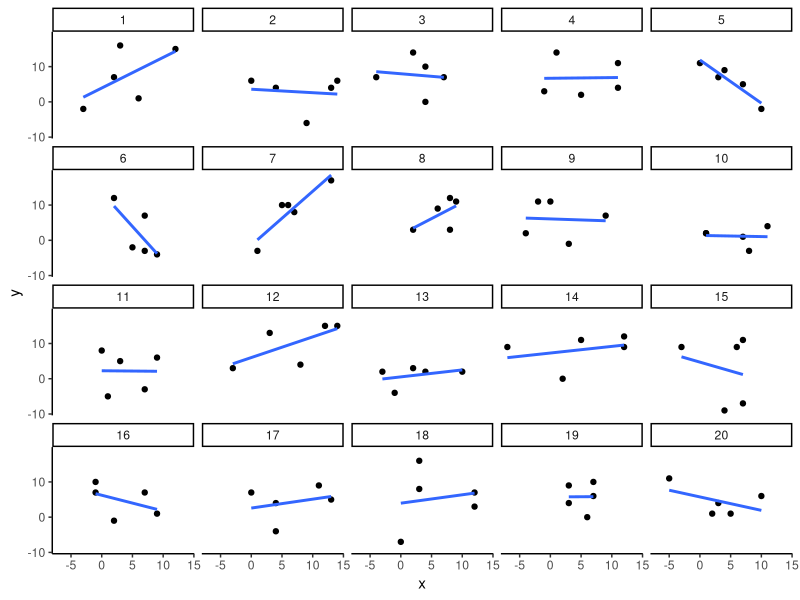
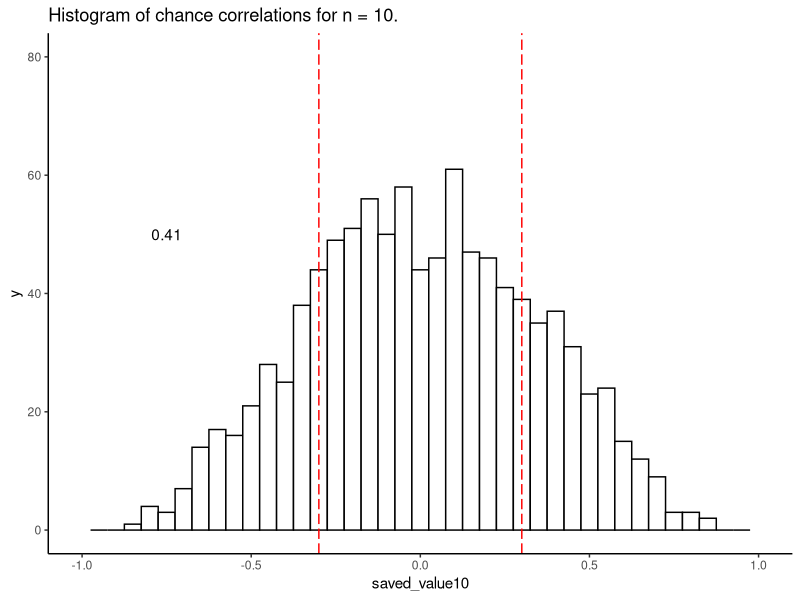
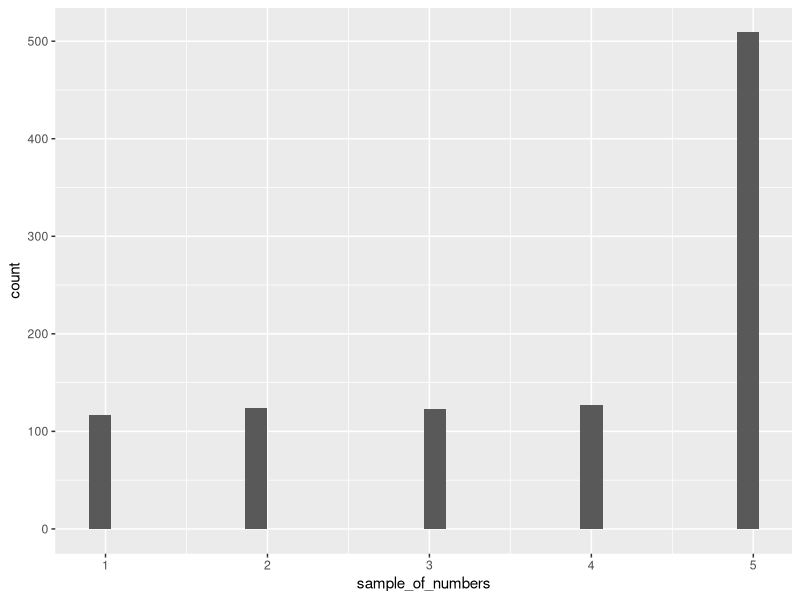
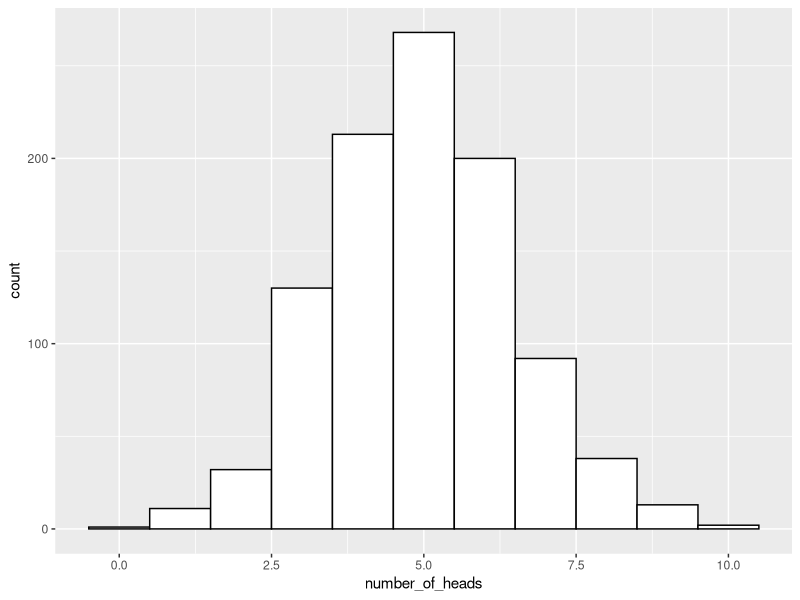
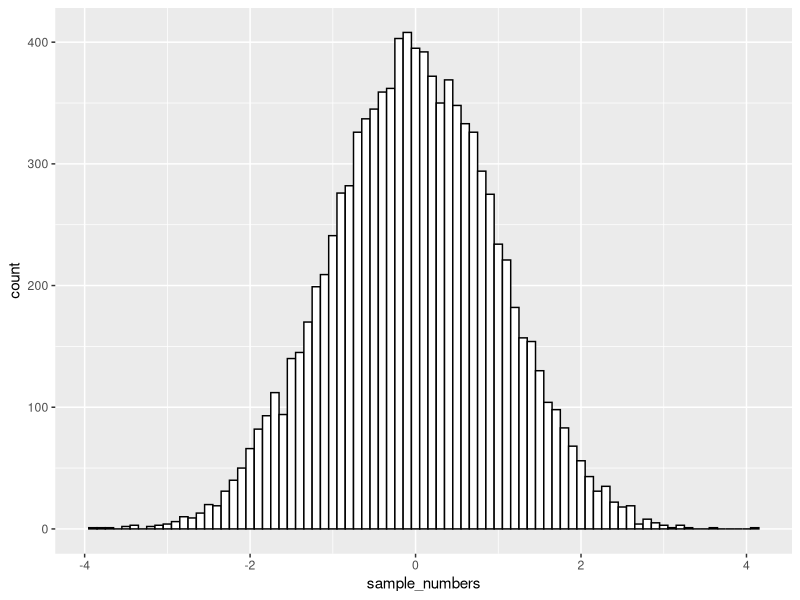
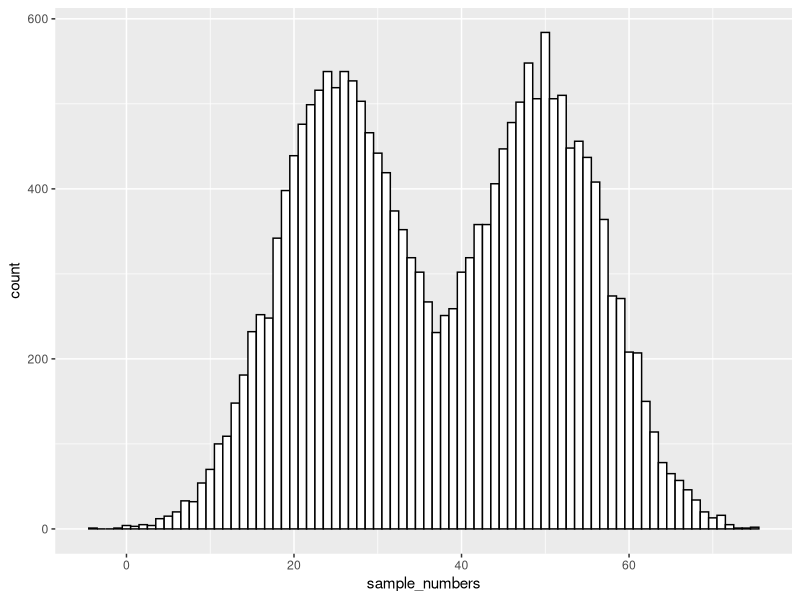
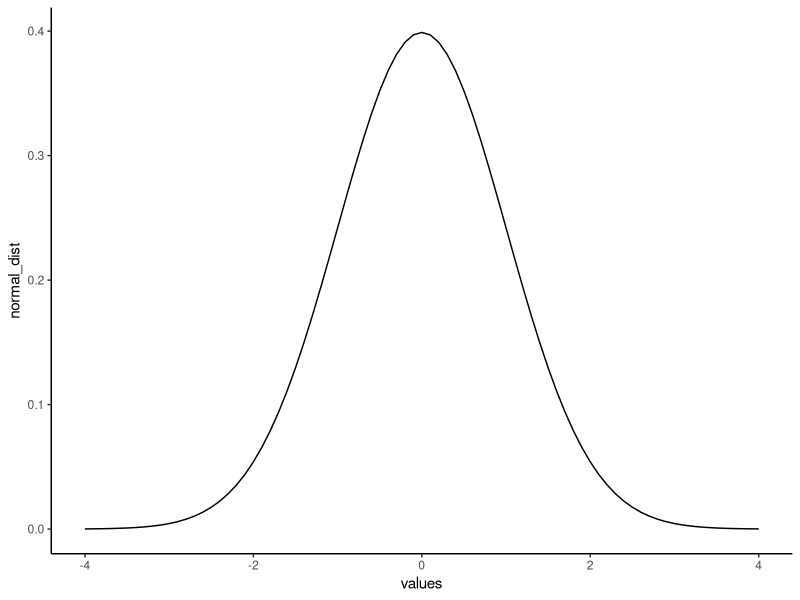
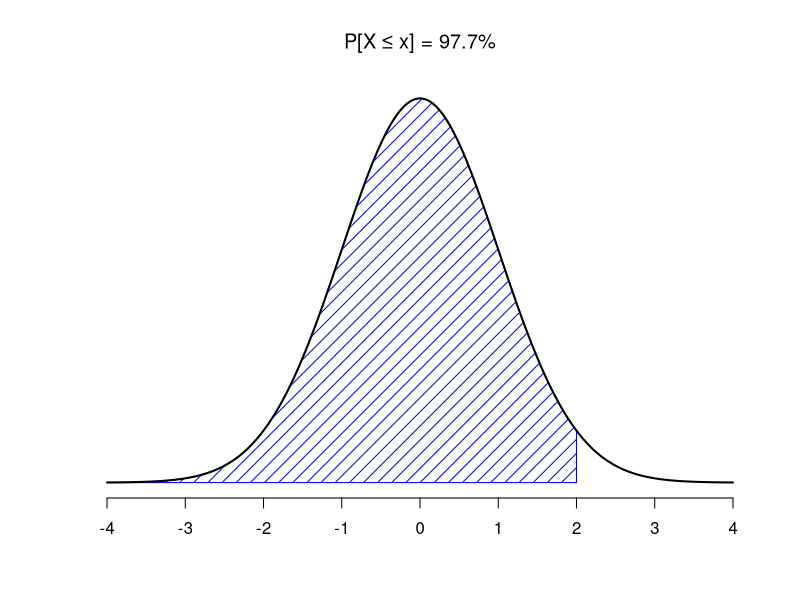

Write R code to recreate these figures, in order.
## ---- chunk 1
library(tidyverse)

x<-round(rnorm(5*20,5,5)) # rnorm draws random numbers from a normal distribution
y<-round(rnorm(5*20,5,5)) 
conditions<-rep(1:20, each=5)

all_df <- data.frame(conditions, x, y)

ggplot(all_df, aes(x=x,y=y))+
  geom_point()+
  geom_smooth(method=lm, se=FALSE)+
  facet_wrap(~conditions)+
  theme_classic()

## ---- chunk 2
saved_value <- c() # create empty variable
for (i in 1:5) { # loop over code between {} 5 times
  x <- rnorm(n=10, mean=0, sd=5) # generate normally distributed random variables
  y <- rnorm(n=10, mean=0, sd=5)
  saved_value[i] <- sum(x*y) # save the sum of the product of x*y in saved_value
}

min(saved_value)
max(saved_value)

## ---- chunk 3

# generate correlations
saved_value10 <- c() # create empty variable
for (i in 1:1000) {
  x <- rnorm(n=10, mean=1, sd=10) # n = 10
  y <- rnorm(n=10, mean=1, sd=10)
  saved_value10[i] <- cor(x,y)
}

df_cor <- data.frame(saved_value10)
# find proportion of correlations below -0.3 and above +0.3
prop_cor <- mean(saved_value10 < -0.3 | saved_value10 > 0.3)

# n = 10
ggplot(df_cor, aes(x=saved_value10)) + 
  geom_histogram(binwidth=0.05,fill="white",color="black") +
  geom_vline(xintercept = c(-0.3,0.3), colour = "red", linetype = "longdash")+
  annotate("text",label=prop_cor,x=-0.75,y=50)+
  xlim(-1,1)+
  ylim(0,80)+
  theme_classic()+
  ggtitle("Histogram of chance correlations for n = 10.")

## ---- chunk 4
gumballs <- c("A","B")
sample_of_gumballs <-sample(gumballs, 10, replace=TRUE)
sample_of_gumballs
## ---- chunk 5
some_numbers <- c(1,2,3,4,5,5,5,5)
sample_of_numbers <-sample(some_numbers, 20, replace=TRUE)
sample_of_numbers
## ---- chunk 6
some_numbers <- c(1,2,3,4,5,5,5,5)
sample_of_numbers <-sample(some_numbers, 1000, replace=TRUE)
sample_df <- data.frame(sample_of_numbers)

ggplot(sample_df,aes(x=sample_of_numbers)) + 
  geom_histogram()

## ---- chunk 7
coin_flips <- rbinom(10,1,.5)
coin_flips

## ---- chunk 8
coin_flips <- rbinom(10,1,.5)
sum(coin_flips)
## ---- chunk 9
number_of_heads<-length(1000) # make an empty variable to save things in

for(i in 1:1000){
  number_of_heads[i] <- sum(rbinom(10,1,.5))
}

heads_df <- data.frame(number_of_heads)

ggplot(heads_df,aes(x=number_of_heads)) +
  geom_histogram(binwidth=1,fill="white",color="black") 

## ---- chunk 10

sample_numbers <- rnorm(10000,0,1) # sample n = 10,000 numbers with mean = 0 and sd=1
sample_df <- data.frame(sample_numbers)

ggplot(sample_df,aes(x=sample_numbers)) +
  geom_histogram(binwidth=0.1,fill="white",color="black") 


## ---- chunk 11
sample_numbers <- ( c( rnorm(10000,25,7.5), rnorm(10000,50,7.5)) )
sample_df <- data.frame(sample_numbers)

ggplot(sample_df,aes(x=sample_numbers)) +
  geom_histogram(binwidth=1,fill="white",color="black") 


## ---- chunk 12
normal_dist <- dnorm(seq(-4,4,.1), 0, 1)
values <-seq(-4,4,.1)
normal_df <-data.frame(values,normal_dist)

ggplot(normal_df, aes(x=values,y=normal_dist))+
  geom_line()+
  theme_classic()

## ---- chunk 13
pnorm(0, mean = 0, sd= 1)
## ---- chunk 14
pnorm(2, mean = 0, sd= 1)
## ---- chunk 15

plotNormArea <- function( a,b ) { # a = lower s.d., b = upper s.d.
  plot.new()
  w<-4
  plot.window( xlim = c(-w,w), ylim = c(0,.4))
  xval <- seq( max(a,-w),min(b,w),.01)
  yval <- dnorm(xval,0,1)
  end <- length(xval)
  polygon( c(xval[1],xval,xval[end]), 
           c(0,yval,0),
           col="blue",
           density = 10 
  )
  xval <- seq(-w,w,.01)
  yval <- dnorm( xval, 0, 1)				
  lines( xval,yval, lwd=2, col="black" )
  axis( side=1, at=-w:w )
  area <- abs(pnorm(b,0,1)-pnorm(a,0,1))
  title( main= paste("P[X ≤ x] = ",round(area*100,1),"%", sep=""), font.main=1 )
  
}

plotNormArea(-4,2)
  
## ---- chunk 16

plotNormArea <- function( a,b ) { # a = lower s.d., b = upper s.d.
  plot.new()
  w<-4
  plot.window( xlim = c(-w,w), ylim = c(0,.4))
  xval <- seq( max(a,-w),min(b,w),.01)
  yval <- dnorm(xval,0,1)
  end <- length(xval)
  polygon( c(xval[1],xval,xval[end]), 
           c(0,yval,0),
           col="blue",
           density = 10 
  )
  xval <- seq(-w,w,.01)
  yval <- dnorm( xval, 0, 1)				
  lines( xval,yval, lwd=2, col="black" )
  axis( side=1, at=-w:w )
  area <- abs(pnorm(b,0,1)-pnorm(a,0,1))
  title( main= paste("P[X ≥ x] = ",round(area*100,1),"%", sep=""), font.main=1 )
  
}

plotNormArea(2,4)
  
## ---- chunk 17
pnorm(2, mean = 0, sd= 1,lower.tail = FALSE)
## ---- chunk 18
set.seed(123)
some_numbers <- rnorm(20,50,25) # 20 numbers, mean = 50, s.d. = 25
print(some_numbers)
## ---- chunk 19
some_numbers <- rnorm(20,50,25) # 20 numbers, mean = 50, s.d. = 25
## ---- chunk 20
my_mean <- mean(some_numbers)
my_sd <-sd(some_numbers)

print(my_mean)
print(my_sd)
## ---- chunk 21
differences<-some_numbers-my_mean
print(differences)
## ---- chunk 22
z_scores<-differences/my_sd
print(z_scores)
